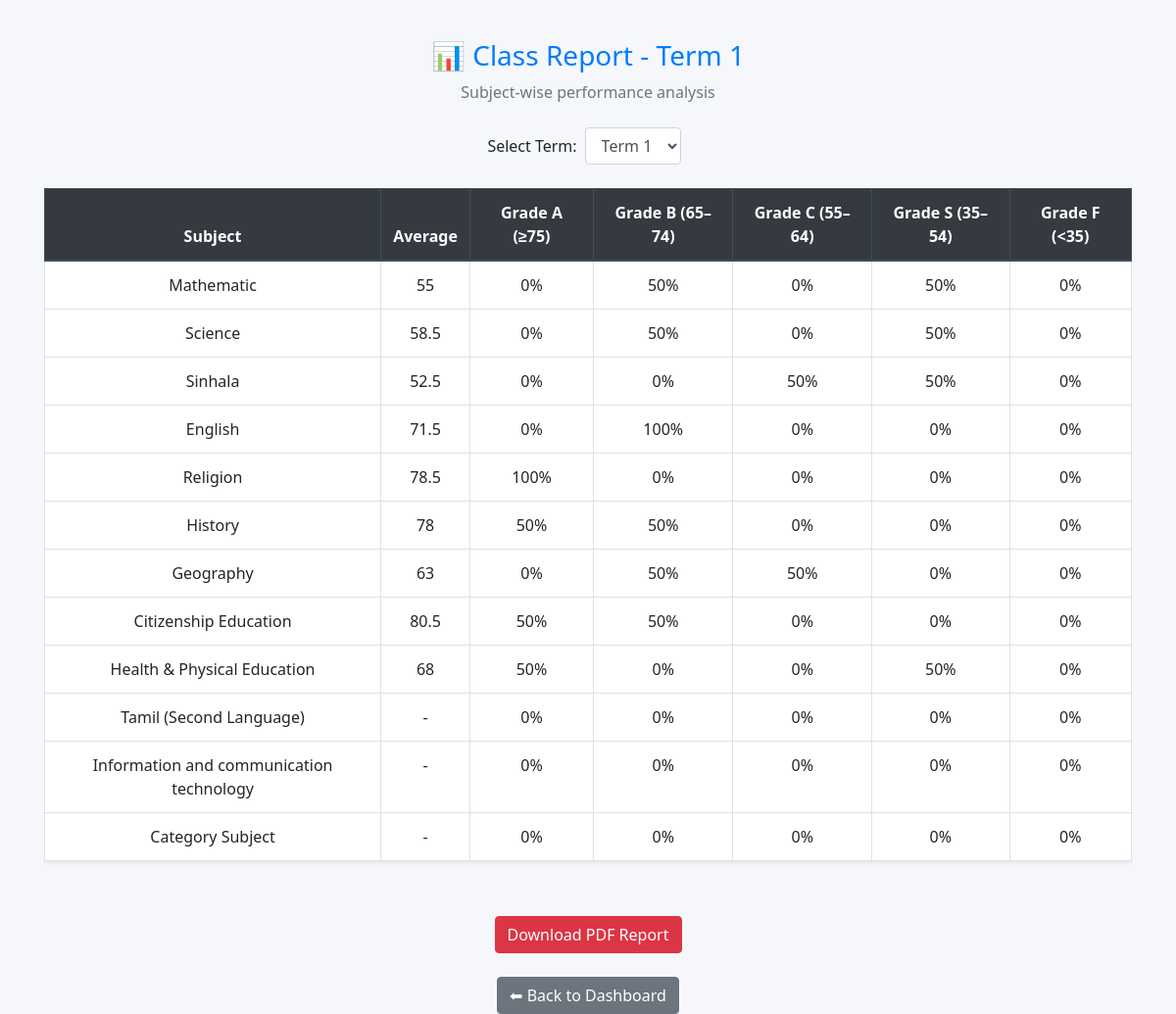
Page /teacher_6_9/view_reports.php (signed in) on the committed database.
### tables this page shows
CREATE TABLE IF NOT EXISTS `subject_6to9` (
  `id` int NOT NULL AUTO_INCREMENT,
  `name` varchar(40) NOT NULL,
  PRIMARY KEY (`id`)
);

### teacher_6_9/view_reports.php (the view, shortened to what this page needs)
<?php
include("../library/db_conn.php");
$class_id = $_SESSION['class_id'];
$term = isset($_GET['term']) ? intval($_GET['term']) : 1;
$subjects = $conn->query("SELECT id, name FROM subject_6to9");
?>
<!DOCTYPE html>
<html lang="en">
<head>
  <link rel="stylesheet" href="https://stackpath.bootstrapcdn.com/bootstrap/4.5.2/css/bootstrap.min.css">
</head>
<body>
<div class="container">
  <div class="text-center mb-4">
    <h3 class="text-primary">📊 Class Report - Term <?= $term ?></h3>
    <p class="text-muted">Subject-wise performance analysis</p>
  </div>
  <form method="GET" class="form-inline justify-content-center mb-4">
    <label class="mr-2">Select Term:</label>
    <select name="term" class="form-control mr-2" onchange="this.form.submit()">
      <option value="1" <?= $term == 1 ? 'selected' : '' ?>>Term 1</option>
    </select>
  </form>
  <div class="table-responsive">
    <table class="table table-bordered text-center bg-white shadow-sm">
      <thead class="thead-dark">
        <tr>
          <th>Subject</th>
          <th>Average</th>
          <th>Grade A (≥75)</th>
          <th>Grade B (65–74)</th>
          <th>Grade C (55–64)</th>
          <th>Grade S (35–54)</th>
          <th>Grade F (<35)</th>
        </tr>
      </thead>
      <tbody>
        <?php while ($subject = $subjects->fetch_assoc()):
            $subject_id = $subject['id'];
            $subject_name = $subject['name'];
            $stmt = $conn->prepare("SELECT marks FROM marks WHERE class_id = ? AND subject_id = ? AND term = ?");
            $stmt->bind_param("iii", $class_id, $subject_id, $term);
            $stmt->execute();
            $result = $stmt->get_result();
            $total = 0;
            $count = 0;
            $gradeA = $gradeB = $gradeC = $gradeS = $gradeF = 0;
            while ($row = $result->fetch_assoc()) {
                $mark = intval($row['marks']);
                $total += $mark;
                $count++;
                if ($mark >= 75) $gradeA++;
                elseif ($mark >= 65) $gradeB++;
                elseif ($mark >= 55) $gradeC++;
                elseif ($mark >= 35) $gradeS++;
                else $gradeF++;
            }
            $avg = $count > 0 ? round($total / $count, 2) : '-';
            $percent = function($g) use ($count) {
                return $count > 0 ? round(($g / $count) * 100, 1) . '%' : '0%';
            };
        ?>
        <tr>
          <td><?= htmlspecialchars($subject_name) ?></td>
          <td><?= $avg ?></td>
          <td><?= $percent($gradeA) ?></td>
          <td><?= $percent($gradeB) ?></td>
          <td><?= $percent($gradeC) ?></td>
          <td><?= $percent($gradeS) ?></td>
          <td><?= $percent($gradeF) ?></td>
        </tr>
        <?php endwhile; ?>
      </tbody>
    </table>
  </div>
  <div class="text-center mt-4">
    <a href="sql/generate_report_pdf.php?term=<?= $term ?>" class="btn btn-danger mt-3">
      <i class="bi bi-file-earmark-pdf-fill"></i> Download PDF Report
    </a>
  </div>
  <div class="text-center mt-4">
    <a href="teacher_dashboard.php" class="btn btn-secondary">⬅ Back to Dashboard</a>
  </div>
</div>
</body>
</html>

### teacher_6_9/view_reports.php (style rules this page uses)
body { background-color: #f5f7fa; font-family: 'Segoe UI', sans-serif; }
.container { margin-top: 40px; }

### rows in the picture
subject_6to9: name "Mathematic", avg "55", gradeA "0%", gradeB "50%", gradeC "0%", gradeS "50%", gradeF "0%"
subject_6to9: name "Science", avg "58.5", gradeA "0%", gradeB "50%", gradeC "0%", gradeS "50%", gradeF "0%"
subject_6to9: name "Sinhala", avg "52.5", gradeA "0%", gradeB "0%", gradeC "50%", gradeS "50%", gradeF "0%"
subject_6to9: name "English", avg "71.5", gradeA "0%", gradeB "100%", gradeC "0%", gradeS "0%", gradeF "0%"
subject_6to9: name "Religion", avg "78.5", gradeA "100%", gradeB "0%", gradeC "0%", gradeS "0%", gradeF "0%"
subject_6to9: name "History", avg "78", gradeA "50%", gradeB "50%", gradeC "0%", gradeS "0%", gradeF "0%"
subject_6to9: name "Geography", avg "63", gradeA "0%", gradeB "50%", gradeC "50%", gradeS "0%", gradeF "0%"
subject_6to9: name "Citizenship Education", avg "80.5", gradeA "50%", gradeB "50%", gradeC "0%", gradeS "0%", gradeF "0%"
subject_6to9: name "Health & Physical Education", avg "68", gradeA "50%", gradeB "0%", gradeC "0%", gradeS "50%", gradeF "0%"
subject_6to9: name "Tamil (Second Language)", avg "-", gradeA "0%", gradeB "0%", gradeC "0%", gradeS "0%", gradeF "0%"
subject_6to9: name "Information and communication technology", avg "-", gradeA "0%", gradeB "0%", gradeC "0%", gradeS "0%", gradeF "0%"
subject_6to9: name "Category Subject", avg "-", gradeA "0%", gradeB "0%", gradeC "0%", gradeS "0%", gradeF "0%"

### other values in the picture
$term "1"
